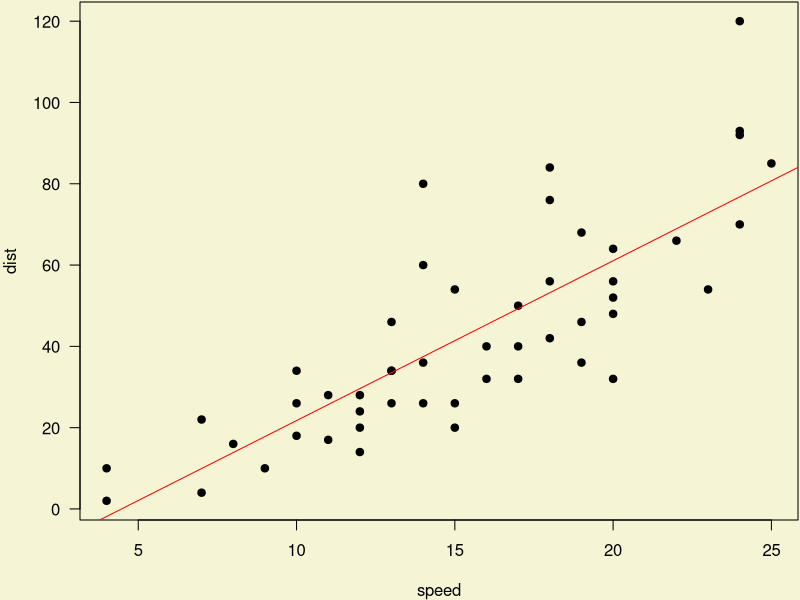

Recreate this plot in R.
## ---- chunk 1
par(bg = "#f5f5d5")
options(digits = 4)
fit = lm(dist ~ speed, data = cars)
coef(summary(fit))
b = coef(fit)
## ---- chunk 2
par(bg = "#f5f5d5")
par(mar = c(4, 4, .1, .1), las = 1)
plot(cars, pch = 19)
abline(fit, col = 'red')
